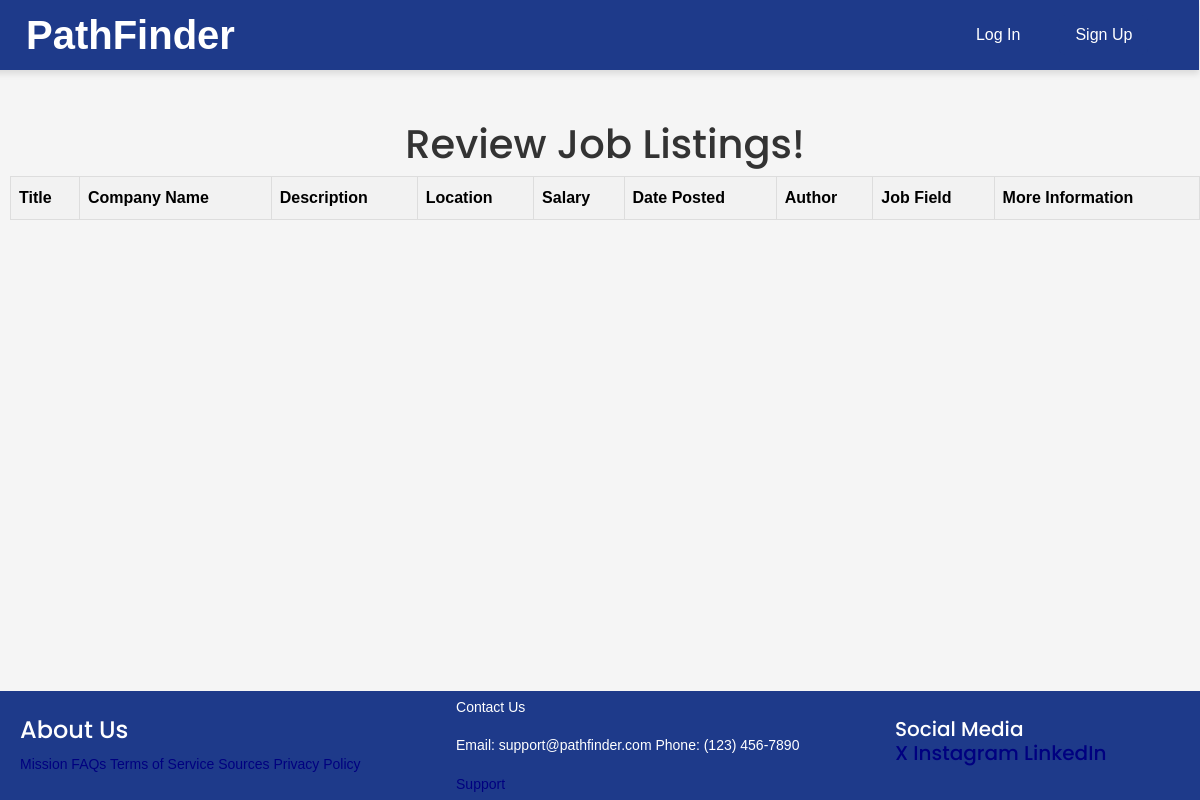
The page /approvelistings/ on the database as committed earlier.
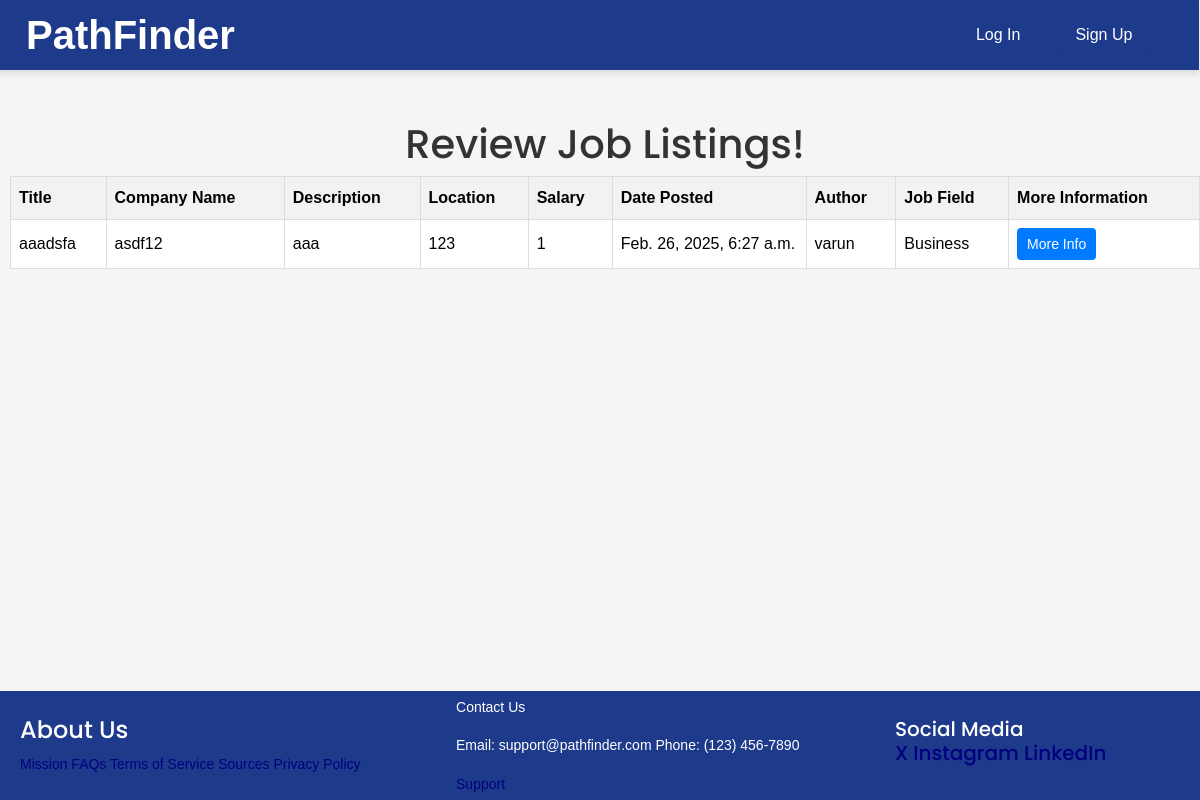
The same page on the database as committed later.
### joblist/models.py (models this page shows, shortened)
class JobListing(models.Model):
    jobtypechoices = ( ("Arts", "Arts"),
                      ("Business", "Business"),
                        ("Communications", "Communications"),
                        ("Education", "Education"),
                        ("Healthcare", "Healthcare"),
                        ("Hospitality", "Hospitality"),
                        ("Information Technology", "Information Technology"),
                        ("Law Enforcement", "Law Enforcement"),
                        ("Sales and Marketing", "Sales and Marketing"),
                        ("Science", "Science"),
                        ("Transportation", "Transportation"),
                        ("Other", "Other"
                        ))
    jobfield = models.CharField(
        choices=jobtypechoices,
        max_length=100,
        null=True,
        blank=True,
        default='other')
    job_title = models.CharField(max_length=100)
    description = models.TextField()
    date_posted = models.DateTimeField(default=timezone.now)
    salary = models.IntegerField()
    author = models.ForeignKey(User, on_delete=models.CASCADE)
    company_name = models.CharField(max_length=100, default='Unknown Company')
    location = models.CharField(max_length=100)
    benefits = models.TextField(max_length=1000)
    job_type = models.CharField(choices = (("Part-Time", "Part-Time"), ("Full-Time", "Full-Time"), ("Other", "Other")), max_length=100)
    job_requirements = models.TextField(max_length=100)
    company_info = models.TextField(max_length=1000)
    notes = models.TextField(max_length=1000)
    status = models.TextField()

class CustomUser(AbstractUser):
    choices = ( ("Student", "Student"),
               ("Employer", "Employer"),
               ("Mentor", "Mentor"))
    role = models.CharField(max_length=20, choices = choices)
    first_name = models.TextField()
    last_name = models.TextField()
    choices = ( ("male", "male"),
               ("female", "female"),
               ("prefer not to say", "prefer not to say"))
    gender = models.CharField(choices=choices, max_length=20)
    birthday = models.DateField(null=True, blank=True)
    phone = models.TextField()
    email = models.TextField()
    status_mentor = models.TextField(default="pending")
    mentor = models.ForeignKey(applicationMentor, on_delete=models.CASCADE, null = True, blank=True)
    address = models.TextField()
    offers = models.ManyToManyField(JobListing, related_name='offers', blank=True)
    recieveemails = models.BooleanField(default=False)
    REQUIRED_FIELDS = ["phone","birthday","gender", "email", "address", "first_name", "last_name", "role"]

### joblist/views.py (the view)
# urls.py: path('approvelistings/', views.approvejob, name="approve-job"),
def approvejob(request):
    jobs = JobListing.objects.filter(status = "pending")
    return render(request, "joblist/approvejob.html", {"jobs": jobs})

### joblist/templates/joblist/approvejob.html (shortened to what this page needs)
{% extends "joblist/base.html" %}
{% block content %}
<h1> Review Job Listings!</h1>
        <table class = "table">
            <thead>
            <tr>
                <th>Title</th>
                <th>Company Name</th>
                <th>Description</th>
                <th>Location</th>
                <th>Salary</th>
                <th>Date Posted</th>
                <th>Author</th>
                <th>Job Field</th>
                <th>More Information</th>
            </tr>
        </thead>
        <tbody>
            {% for job in jobs %}
            <tr class = "table-body">
            <td class = "table-text">{{job.job_title}}</td>
            <td class = "table-text">{{job.company_name}}</td>
            <td class = "table-text">{{job.description}}</td>
            <td class = "table-text">{{job.location}}</td>
            <td class = "table-text">{{job.salary}}</td>
            <td class = "table-text">{{job.date_posted}}</td>
            <td class = "table-text">{{job.author}}</td>
            <td class = "table-text">{{job.jobfield}}</td>
            <td class = "more-info"><button onclick = "moreinfo('{{job.location}}', '{{job.job_title}}', '{{job.author}}', '{{job.description}}', '{{job.salary}}', '{{job.company_name}}', '{{job.id}}', '{{job.jobfield}}', '{{job.date_posted}}', '{{job.benefits}}', '{{job.job_requirements}}', '{{job.job_type}}', '{{job.company_info}}', '{{job.notes}}')" >More Info</button>
            </td>
        </tr>
        {% endfor %}
    </tbody>
</table>
{% endblock content %}

Rows that differ between the two databases and show on the page:
added JobListing: job_title "aaadsfa", company_name "asdf12", description "aaa", location "123", salary "1", date_posted "Feb. 26, 2025, 6:27 a.m.", author "varun", jobfield "Business"
